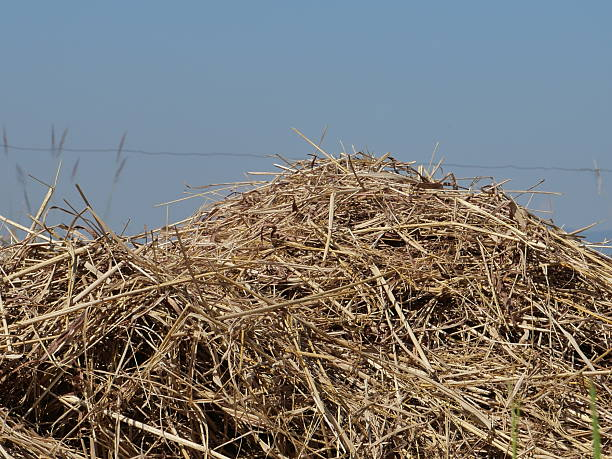
#> input picture computer vision/my_data/raw_rice/img1.jpg, 612 x 459 px, found by its file name; its folder holds 4 pictures in this run
$ python ground_truth.py
#> lines starting #> are read from the running program, lines starting #| are printed output that depends on the picture; after the words box and inside, x2 and y2 are one past the last pixel; in counts of white or black regions, pixels touching at a corner belong together
import cv2
import numpy as np
import os
import pandas as pd
from tqdm import tqdm

INPUT_FOLDER = "raw_rice"
output_data = []

for img_name in tqdm(os.listdir(INPUT_FOLDER)):
    if img_name.lower().endswith(('.png', '.jpg', '.jpeg')):
        img = cv2.imread(os.path.join(INPUT_FOLDER, img_name))
#> img is the input picture: shape (459, 612, 3); mean B, G, R 116.8, 120.3, 122.6
        hsv = cv2.cvtColor(img, cv2.COLOR_BGR2HSV)
#> hsv: shape (459, 612, 3); mean H, S, V 54, 103.9, 143.5

        # Range for brownish/yellow stubble
        lower_stubble = np.array([10, 20, 20])
        upper_stubble = np.array([30, 255, 255])

        mask = cv2.inRange(hsv, lower_stubble, upper_stubble)
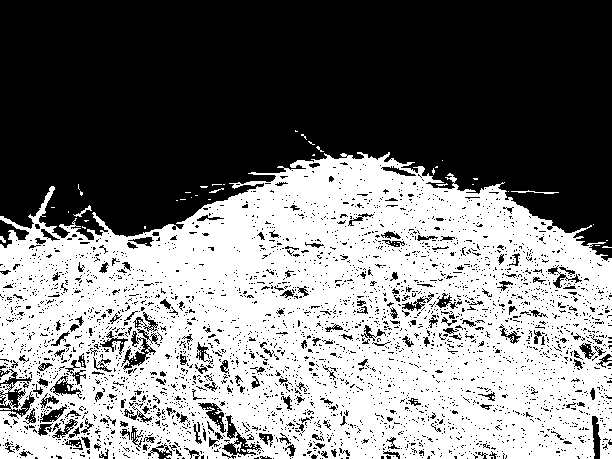
#> mask: shape (459, 612); 48.5% white; 110 white regions (105 under 20 px), largest, box (x1, y1, x2, y2) and area: (0, 152, 612, 459) 135798, (511, 190, 559, 194) 68, (73, 205, 92, 217) 54, (209, 188, 224, 193) 26, (0, 236, 6, 243) 25
        density = (np.sum(mask > 0) / mask.size) * 100 # Percentage coverage
#> density = 48.54

        output_data.append({"filename": img_name, "stubble_density": round(density, 2)})
#> pass 2 of the loop `for img_name in tqdm(os.listdir(INPUT_FOLDER)):`:
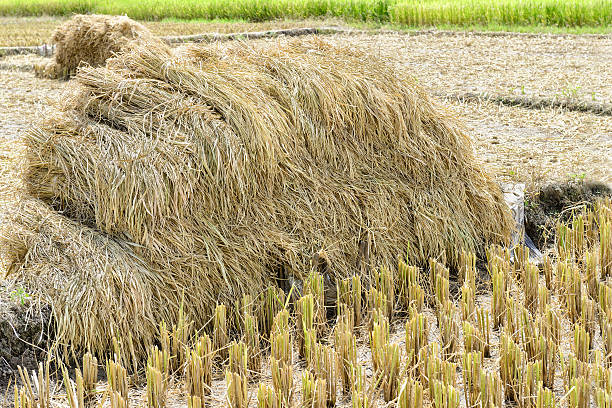
#> input picture computer vision/my_data/raw_rice/img10.jpg, 612 x 408 px, found by its file name
#> img is the input picture: shape (408, 612, 3); mean B, G, R 115.4, 160.2, 174.6
#> hsv: shape (408, 612, 3); mean H, S, V 23.9, 99.2, 176
#> `mask = cv2.inRange(hsv, lower_stubble, upper_stubble)`:
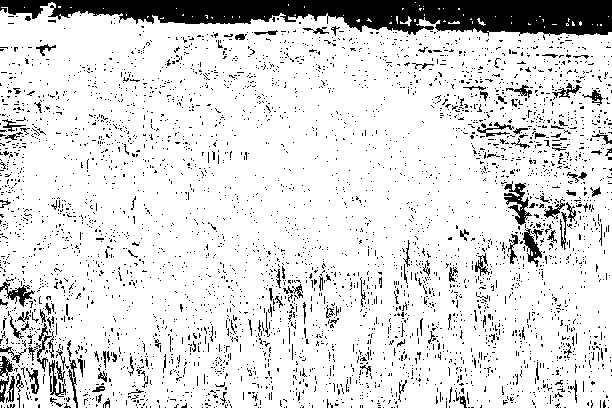
#> mask: shape (408, 612); 86.8% white; 4060 black regions (3929 under 20 px), largest, box (x1, y1, x2, y2) and area: (0, 0, 612, 36) 14187, (504, 181, 532, 225) 494, (523, 228, 542, 267) 303
#> density = 86.82
#> pass 3 of the loop `for img_name in tqdm(os.listdir(INPUT_FOLDER)):`:
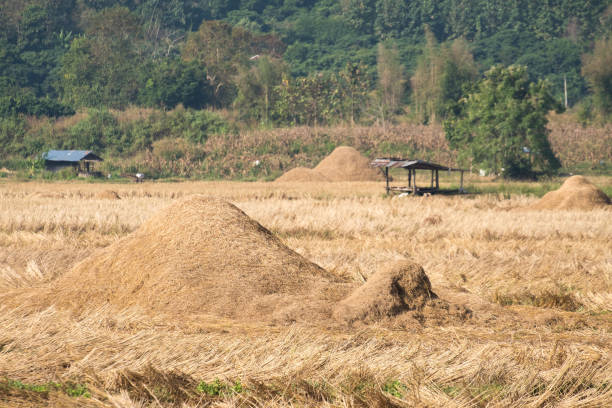
#> input picture computer vision/my_data/raw_rice/img100.jpg, 612 x 408 px, found by its file name
#> img is the input picture: shape (408, 612, 3); mean B, G, R 109.1, 141.1, 160.7
#> hsv: shape (408, 612, 3); mean H, S, V 32, 85.1, 165.3
#> `mask = cv2.inRange(hsv, lower_stubble, upper_stubble)`:
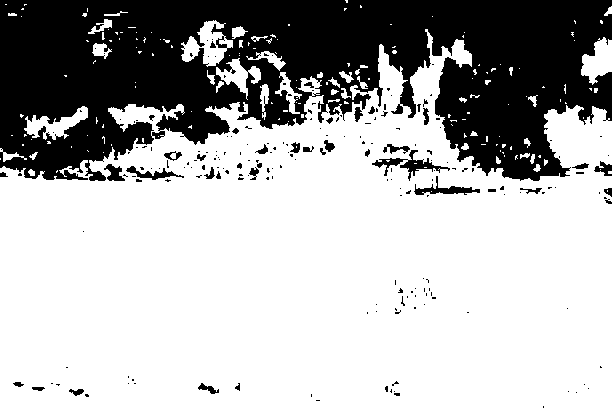
#> mask: shape (408, 612); 69.1% white; 209 black regions (170 under 20 px), largest, box (x1, y1, x2, y2) and area: (0, 0, 612, 181) 73384, (372, 150, 450, 181) 566, (414, 176, 480, 195) 382
#> density = 69.07
#> the loop made 4 passes; the first 3 are shown

# Save your new Ground Truth
pd.DataFrame(output_data).to_csv("stubble_labels.csv", index=False)
print("Done! 'stubble_labels.csv' created with 200 entries.")
